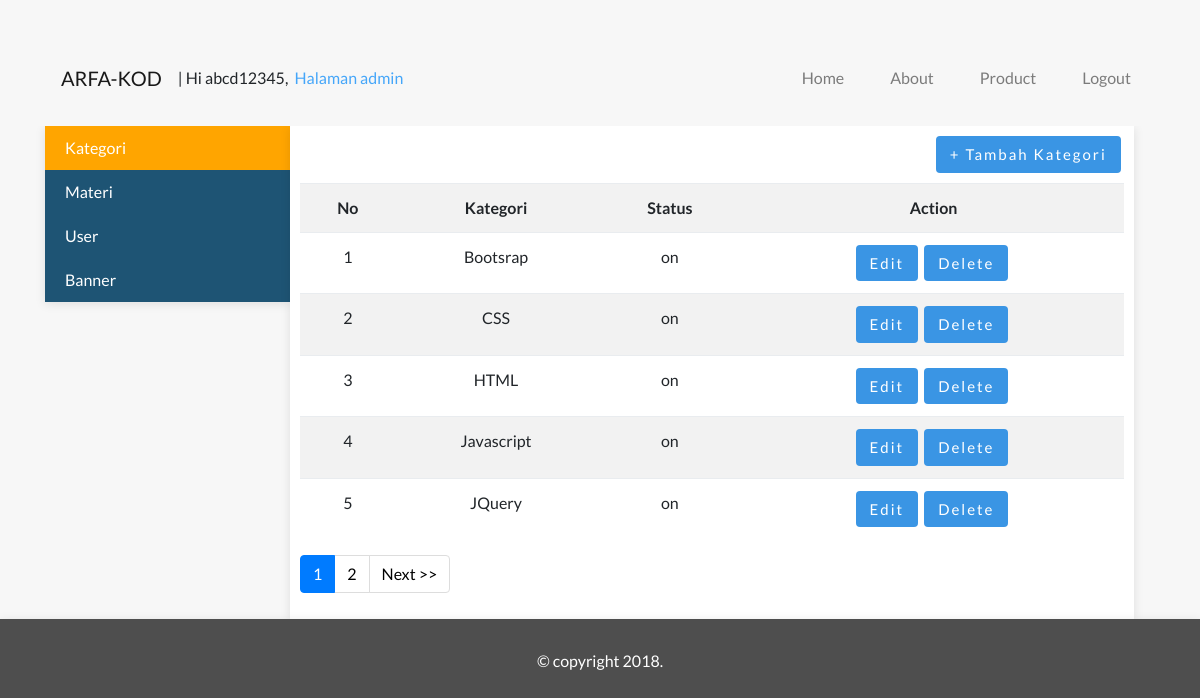
The app's page /index.php?page=halaman_admin&module=kategori&action=list (signed in) with its own data.
### tables this page shows
CREATE TABLE `kategori` (
  `kategori_id` int(11) NOT NULL,
  `kategori` varchar(100) NOT NULL,
  `status` enum('on','off') NOT NULL
);

### module/kategori/list.php (the view, shortened to what this page needs)
<div class="frame-tamabah">
	<a href="<?php echo BASE_URL."index.php?page=halaman_admin&module=kategori&action=form"; ?>" class="btn tombol-action btn-kategori" >+ Tambah Kategori</a>
</div>
<div class="row">
	<div class="col-md-12 text-center">
		<?php
			$pagination = isset($_GET['pagination']) ? $_GET['pagination'] : 1;
			$data_per_halaman = 5;
			$mulai_dari = ($pagination-1) * $data_per_halaman;
			$queryKategori = mysqli_query($koneksi, "SELECT * FROM kategori ORDER BY kategori ASC LIMIT $mulai_dari, $data_per_halaman");
			if (mysqli_num_rows($queryKategori) == 0) {
				echo "<h4>Saat ini belum ada kategori di dalam tabel kategori</h4>";
			} else {
				echo "<table class='table table-striped table-hover'>";
				echo "<tr>
							<th>No</th>
							<th>Kategori</th>
							<th>Status</th>
							<th>Action</th>
					 </tr>";
				$no=1;
				while ($row=mysqli_fetch_assoc($queryKategori)) {
					echo "<tr>
								<td>$no</td>
								<td>$row[kategori]</td>
								<td>$row[status]</td>
								<td>
									<a href='".BASE_URL."index.php?page=halaman_admin&module=kategori&action=form&kategori_id=$row[kategori_id]' class='btn tombol-action' >Edit</a>
									<a href='".BASE_URL."module/kategori/action.php?button=Delete&kategori_id=$row[kategori_id]' class='btn tombol-action' >Delete</a>
								</td>
						  </tr>";
						  $no++;
				}
				echo "</table>";
			}
		?>
	</div>
</div>

### assets/css/style.css (style rules this page uses)
html { position:relative; }
body { font-family: lato; margin-bottom:100px; }
.btn.tombol-action { background: #3a95e4; cursor: pointer; color: white; font-size: 15px; letter-spacing: 2px; padding: 6px 13px; display: inline-block; margin-right: 3px; }
.frame-tamabah { margin-bottom: 10px; text-align: right; overflow: hidden; }

### records on screen
kategori: kategori "Bootsrap", status "on"
kategori: kategori "CSS", status "on"
kategori: kategori "HTML", status "on"
kategori: kategori "Javascript", status "on"
kategori: kategori "JQuery", status "on"

### other values on screen
$nama "abcd12345"
